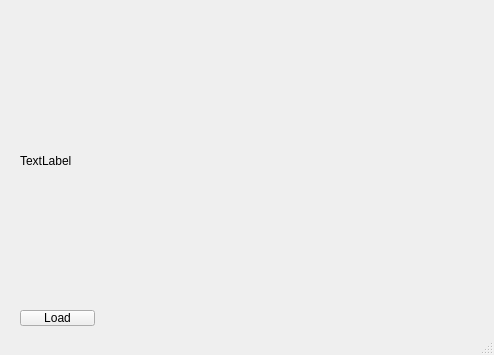
<?xml version="1.0" encoding="UTF-8"?>
<ui version="4.0">
 <class>MainWindow</class>
 <widget class="QMainWindow" name="MainWindow">
  <property name="geometry">
   <rect>
    <x>0</x>
    <y>0</y>
    <width>494</width>
    <height>355</height>
   </rect>
  </property>
  <property name="windowTitle">
   <string>MainWindow</string>
  </property>
  <widget class="QWidget" name="centralwidget">
   <widget class="QLabel" name="Image_label">
    <property name="geometry">
     <rect>
      <x>20</x>
      <y>20</y>
      <width>451</width>
      <height>281</height>
     </rect>
    </property>
    <property name="text">
     <string>TextLabel</string>
    </property>
   </widget>
   <widget class="QPushButton" name="Load_pushButton">
    <property name="geometry">
     <rect>
      <x>20</x>
      <y>310</y>
      <width>75</width>
      <height>16</height>
     </rect>
    </property>
    <property name="text">
     <string>Load</string>
    </property>
   </widget>
  </widget>
  <widget class="QStatusBar" name="statusbar"/>
 </widget>
 <resources/>
 <connections/>
</ui>
